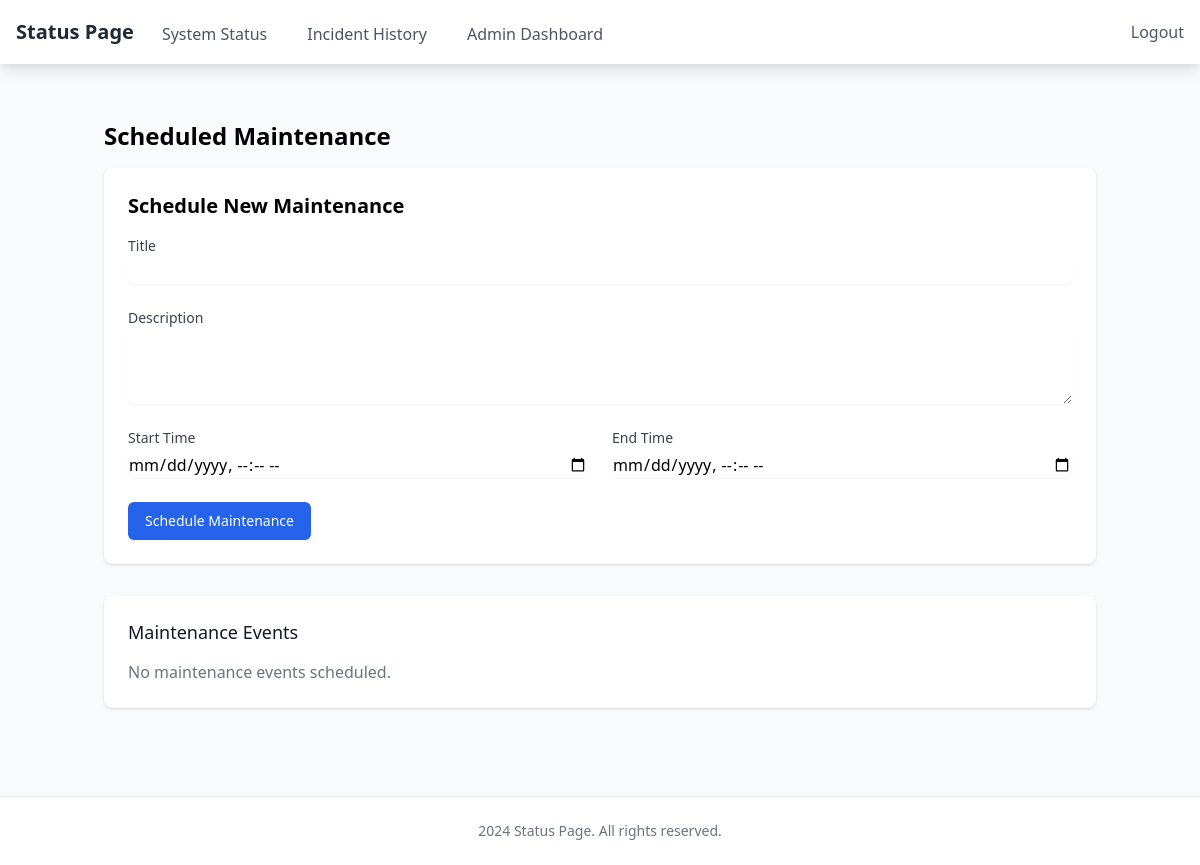
Before: /admin/maintenance (signed in) with the older database file.
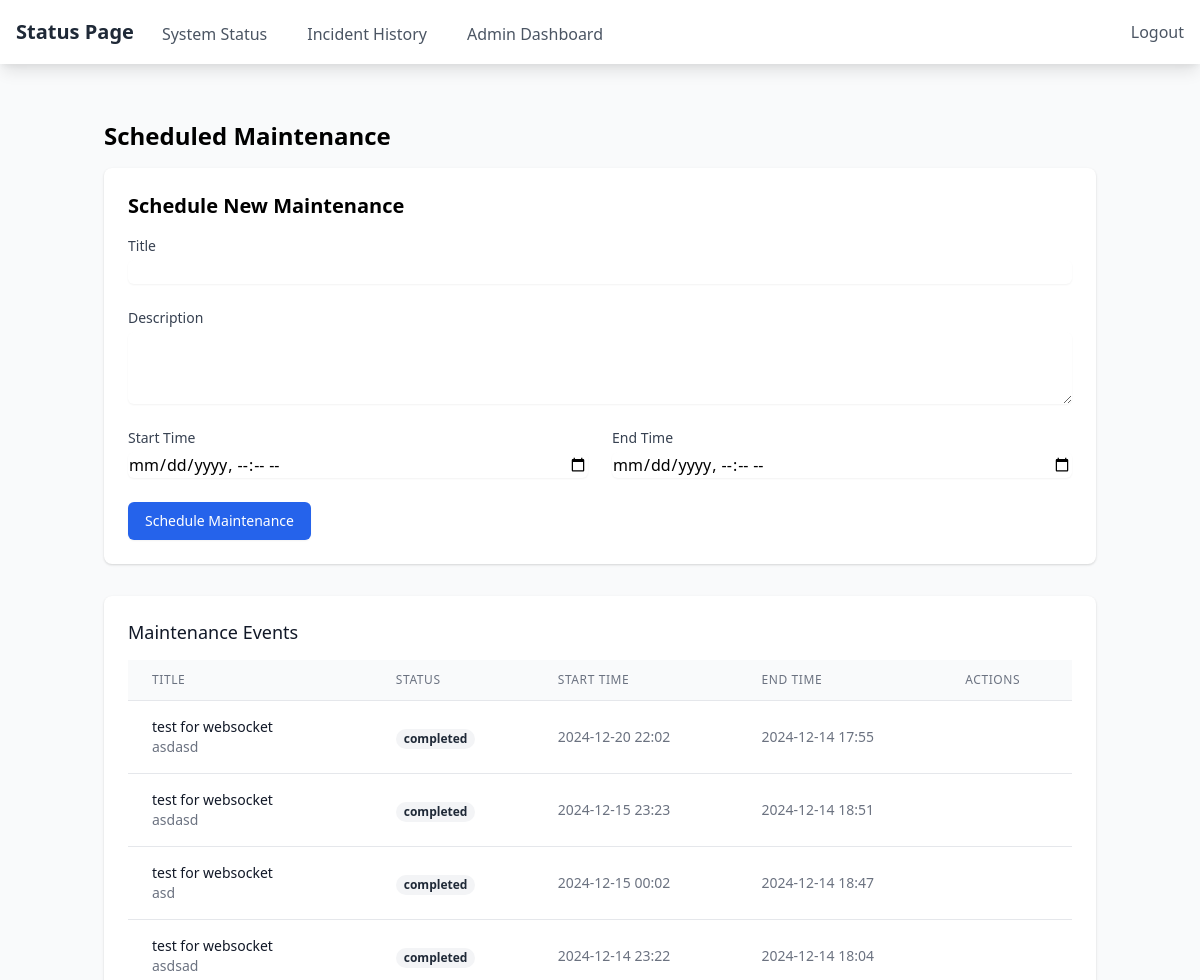
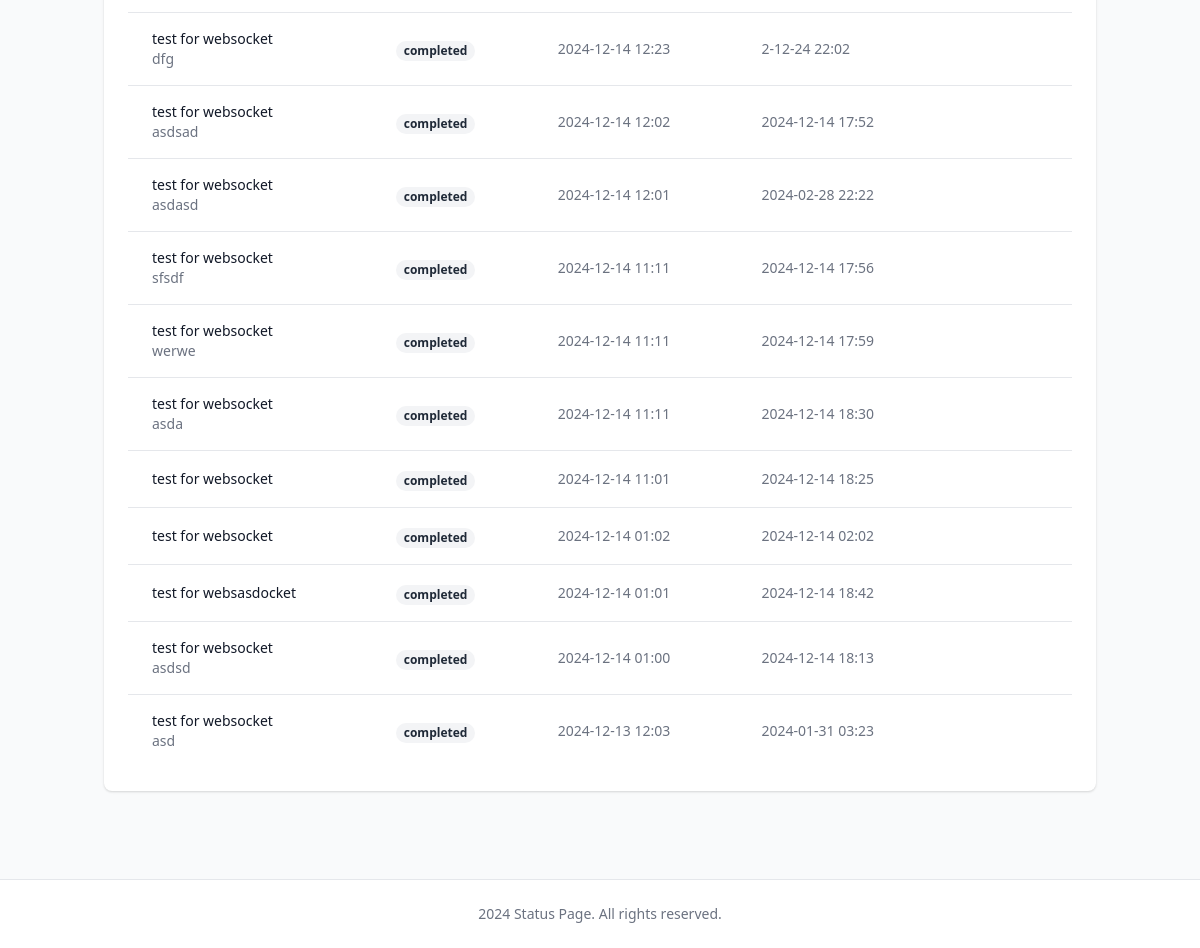
After: the same page with the newer database file (2 pictures, top to bottom).
### app/models.py (models this page shows, shortened)
class ScheduledMaintenance(db.Model):
    id = db.Column(db.Integer, primary_key=True)
    title = db.Column(db.String(200), nullable=False)
    description = db.Column(db.Text, nullable=True)
    start_time = db.Column(db.DateTime, nullable=False)
    end_time = db.Column(db.DateTime, nullable=False)
    status = db.Column(db.String(20), default='upcoming')  # upcoming, ongoing, completed

### app/routes/admin.py (the view, shortened to what this page needs)
@bp.route('/maintenance', methods=['GET', 'POST'])
@login_required
def maintenance():
    maintenance_events = ScheduledMaintenance.query.order_by(ScheduledMaintenance.start_time.desc()).all()
    current_time = datetime.utcnow()
    for event in maintenance_events:
        if event.start_time <= current_time <= event.end_time:
            if event.status != 'ongoing':
                event.status = 'ongoing'
                db.session.commit()
        elif current_time > event.end_time:
            if event.status != 'completed':
                event.status = 'completed'
                db.session.commit()
    return render_template('admin/maintenance.html', maintenance_events=maintenance_events)

### app/__init__.py (called while the page is built)
def create_app(config_class=Config):
    app = Flask(__name__)
    app.config.from_object(config_class)
    db.init_app(app)
    login_manager.init_app(app)
    migrate.init_app(app, db)
    socketio.init_app(app)
    login_manager.login_view = 'admin.login'
    login_manager.login_message_category = 'info'
    @app.context_processor
    def inject_year():
        return {'current_year': datetime.utcnow().year}
    from app.routes import admin, public
    app.register_blueprint(admin.bp)
    app.register_blueprint(public.bp)
    return app

### app/models.py (called while the page is built)
@login_manager.user_loader
def load_user(id):
    return User.query.get(int(id))

### app/templates/admin/maintenance.html (shortened to what the changed rows need)
{% extends "base.html" %}
{% block content %}
<div class="container mx-auto px-4 py-8">
    <div class="mb-8">
        <h1 class="text-2xl font-bold mb-4">Scheduled Maintenance</h1>
        <div class="bg-white shadow rounded-lg p-6 mb-8">
            <h2 class="text-xl font-semibold mb-4">Schedule New Maintenance</h2>
        </div>
        <div class="bg-white shadow rounded-lg">
            <div class="px-4 py-5 sm:p-6">
                <h3 class="text-lg font-medium leading-6 text-gray-900 mb-4">Maintenance Events</h3>
                {% if maintenance_events %}
                <div class="overflow-x-auto">
                    <table class="min-w-full divide-y divide-gray-200">
                        <thead class="bg-gray-50">
                            <tr>
                                <th class="px-6 py-3 text-left text-xs font-medium text-gray-500 uppercase tracking-wider">Title</th>
                                <th class="px-6 py-3 text-left text-xs font-medium text-gray-500 uppercase tracking-wider">Status</th>
                                <th class="px-6 py-3 text-left text-xs font-medium text-gray-500 uppercase tracking-wider">Start Time</th>
                                <th class="px-6 py-3 text-left text-xs font-medium text-gray-500 uppercase tracking-wider">End Time</th>
                                <th class="px-6 py-3 text-left text-xs font-medium text-gray-500 uppercase tracking-wider">Actions</th>
                            </tr>
                        </thead>
                        <tbody class="bg-white divide-y divide-gray-200">
                            {% for event in maintenance_events %}
                            <tr>
                                <td class="px-6 py-4 whitespace-nowrap">
                                    <div class="text-sm font-medium text-gray-900">{{ event.title }}</div>
                                    <div class="text-sm text-gray-500">{{ event.description }}</div>
                                </td>
                                <td class="px-6 py-4 whitespace-nowrap">
                                    <span class="px-2 inline-flex text-xs leading-5 font-semibold rounded-full
                                        {% if event.status == 'upcoming' %}bg-yellow-100 text-yellow-800
                                        {% elif event.status == 'ongoing' %}bg-green-100 text-green-800
                                        {% else %}bg-gray-100 text-gray-800{% endif %}">
                                        {{ event.status }}
                                    </span>
                                </td>
                                <td class="px-6 py-4 whitespace-nowrap text-sm text-gray-500">
                                    {{ event.start_time.strftime('%Y-%m-%d %H:%M') }}
                                </td>
                                <td class="px-6 py-4 whitespace-nowrap text-sm text-gray-500">
                                    {{ event.end_time.strftime('%Y-%m-%d %H:%M') }}
                                </td>
                                <td class="px-6 py-4 whitespace-nowrap text-sm font-medium">
                                </td>
                            </tr>
                            {% endfor %}
                        </tbody>
                    </table>
                </div>
                {% else %}
                <p class="text-gray-500">No maintenance events scheduled.</p>
                {% endif %}
            </div>
        </div>
    </div>
</div>
{% endblock %}

Changed rows visible on the page:
added ScheduledMaintenance: title "test for websocket", description "asdasd", status "completed", start_time "2024-12-20 22:02", end_time "2024-12-14 17:55"
added ScheduledMaintenance: title "test for websocket", description "asdasd", status "completed", start_time "2024-12-15 23:23", end_time "2024-12-14 18:51"
added ScheduledMaintenance: title "test for websocket", description "asd", status "completed", start_time "2024-12-15 00:02", end_time "2024-12-14 18:47"
added ScheduledMaintenance: title "test for websocket", description "asdsad", status "completed", start_time "2024-12-14 23:22", end_time "2024-12-14 18:04"
added ScheduledMaintenance: title "test for websocket", description "dfg", status "completed", start_time "2024-12-14 12:23", end_time "2-12-24 22:02"
added ScheduledMaintenance: title "test for websocket", description "asdsad", status "completed", start_time "2024-12-14 12:02", end_time "2024-12-14 17:52"
added ScheduledMaintenance: title "test for websocket", description "asdasd", status "completed", start_time "2024-12-14 12:01", end_time "2024-02-28 22:22"
added ScheduledMaintenance: title "test for websocket", description "sfsdf", status "completed", start_time "2024-12-14 11:11", end_time "2024-12-14 17:56"
added ScheduledMaintenance: title "test for websocket", description "werwe", status "completed", start_time "2024-12-14 11:11", end_time "2024-12-14 17:59"
added ScheduledMaintenance: title "test for websocket", description "asda", status "completed", start_time "2024-12-14 11:11", end_time "2024-12-14 18:30"
added ScheduledMaintenance: title "test for websocket", status "completed", start_time "2024-12-14 11:01", end_time "2024-12-14 18:25"
added ScheduledMaintenance: title "test for websocket", status "completed", start_time "2024-12-14 01:02", end_time "2024-12-14 02:02"
added ScheduledMaintenance: title "test for websasdocket", status "completed", start_time "2024-12-14 01:01", end_time "2024-12-14 18:42"
added ScheduledMaintenance: title "test for websocket", description "asdsd", status "completed", start_time "2024-12-14 01:00", end_time "2024-12-14 18:13"
added ScheduledMaintenance: title "test for websocket", description "asd", status "completed", start_time "2024-12-13 12:03", end_time "2024-01-31 03:23"
Other visible differences:
text no longer shown: "No maintenance events scheduled."
text now shown: "TITLE STATUS START TIME END TIME ACTIONS"
